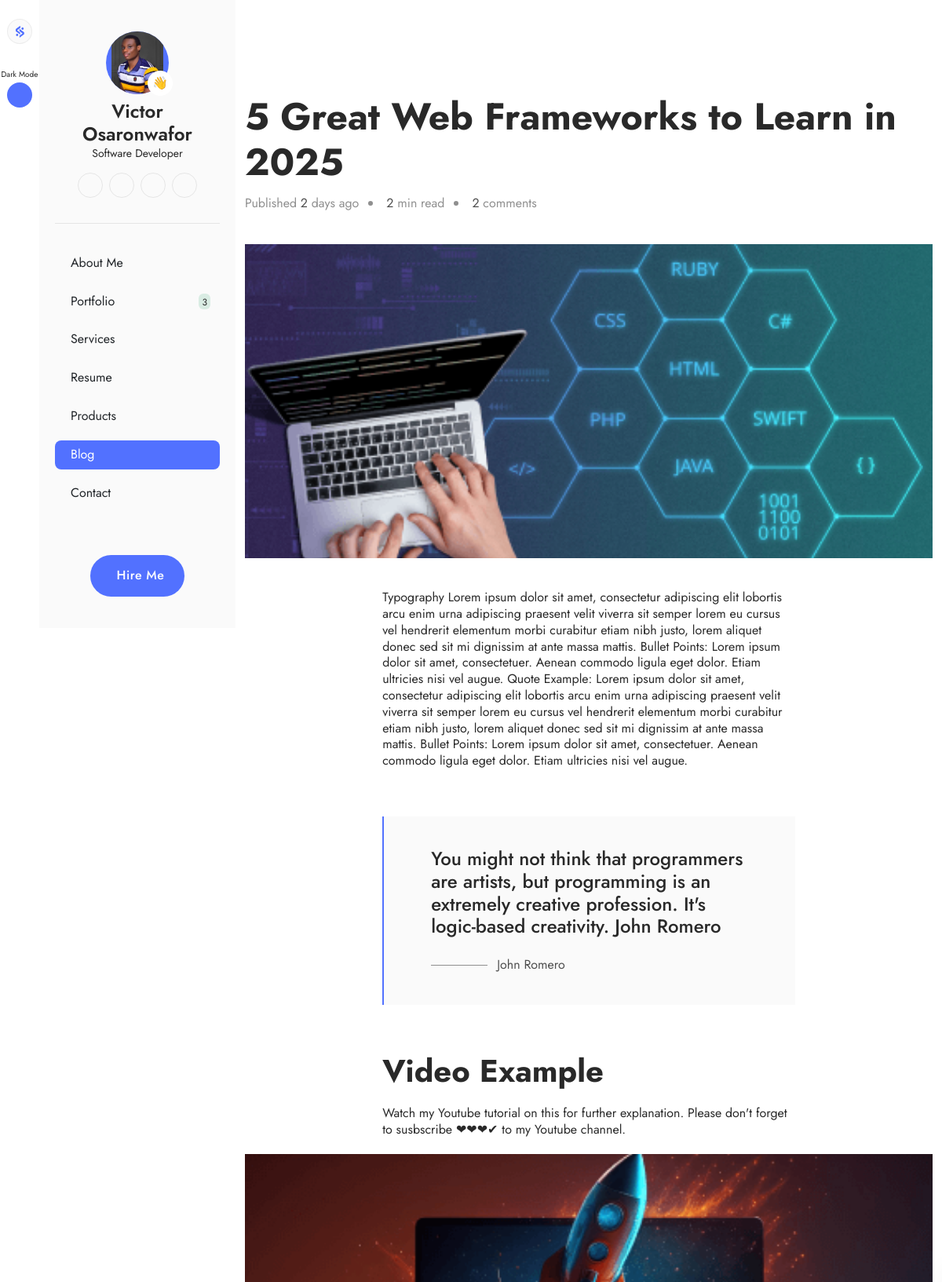
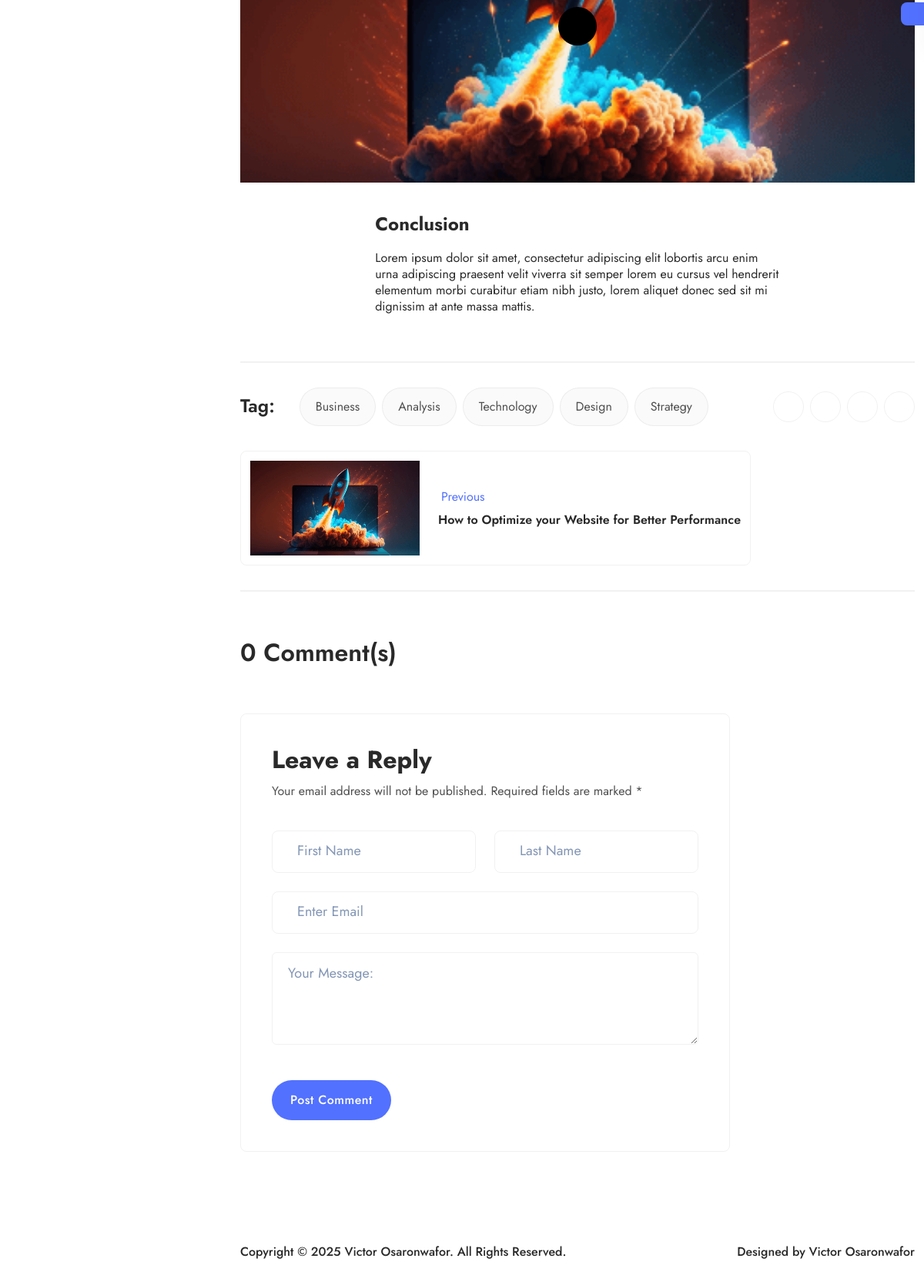
The page /blog-details.php?read=5-great-web-frameworks-to-learn-in-2025 on the database its author committed (2 pictures, top to bottom).
### tables this page shows
CREATE TABLE `about_me` (
  `id` int(11) NOT NULL,
  `name` varchar(255) NOT NULL,
  `role` varchar(255) NOT NULL,
  `intro_title` text NOT NULL,
  `intro_text` text NOT NULL,
  `years_of_experience` int(11) NOT NULL,
  `projects_completed` int(11) NOT NULL,
  `clients_worldwide` int(11) NOT NULL,
  `what_i_do` text NOT NULL,
  `pro_summary` text NOT NULL,
  `skills` text NOT NULL,
  `education` text NOT NULL,
  `awards` text NOT NULL,
  `certifications` text NOT NULL,
  `languages` text NOT NULL,
  `interest` text NOT NULL,
  `github_link` varchar(255) NOT NULL,
  `image` varchar(255) NOT NULL,
  `resume` varchar(255) NOT NULL,
  `status` tinyint(4) NOT NULL DEFAULT 0,
  `date` datetime NOT NULL DEFAULT current_timestamp()
);

CREATE TABLE `posts` (
  `id` int(11) NOT NULL,
  `title` varchar(255) NOT NULL,
  `slug` varchar(255) NOT NULL,
  `category` varchar(255) NOT NULL,
  `caption` text NOT NULL,
  `quote` text NOT NULL,
  `description` longtext NOT NULL,
  `image` varchar(255) NOT NULL,
  `meta_title` varchar(255) NOT NULL,
  `meta_keywords` text NOT NULL,
  `meta_description` text NOT NULL,
  `status` tinyint(4) NOT NULL DEFAULT 0,
  `author` varchar(255) NOT NULL,
  `date` datetime NOT NULL DEFAULT current_timestamp()
);

### blog-details.php (the view, shortened to what the rows shown need)
<?php
include_once 'components/head.php';
if (!isset($_GET['read']) || empty($_GET['read']) || ($blog->getPostBySlugStatus($_GET['read']) == [])) {
    echo "<script>window.history.back()</script>";
}
$blogPostId = $blog_post_details['id'];
$previousPost = $blog->getPreviousPost($blogPostId);
include_once 'components/side-menu.php';
?>
<section class="blog-details-section pt-120 pb-120 mt-10 mt-lg-0">
    <div class="container">
        <div class="mb-8 mb-md-15">
            <div data-aos="fade-left">
                <h3 class="n5-color fs-one">
                    <?= $blog_post_details['title'] ?? '' ?>
                </h3>
                <div class="d-flex flex-wrap align-items-center gap-2 gap-md-3 mt-3">
                    <span class="n3-color fs-eight">Published <span class="n4-color">2</span> days ago</span>
                    <ul class="d-flex align-items-center gap-3">
                    </ul>
                </div>
            </div>
            <div class="my-5 my-md-10 overflow-hidden">
                <img src="assets/images/posts/<?= $blog_post_details['image'] ?>"
                    alt="<?= $blog_post_details['title'] ?? '' ?> | Victor Osaronwafor" class="blog-details-img" />
            </div>
            <p class="details-description n5-color fs-eight">
                <?= $blog_post_details['description'] ?? '' ?>
            </p>
        </div>
        <?php if (!empty($blog_post_details['quote'])): ?>
            <div data-aos="fade-up"
                class="details-description mb-8 mb-md-15 px-4 px-sm-8 px-md-15 py-5 py-md-10 bgn2-color br-left-p1">
                <h4 class="n5-color fs-five fw-medium">
                    <?= $blog_post_details['quote'] ?? '' ?>
                </h4>
                <div class="d-flex gap-2 gap-md-3 align-items-center mt-3 mt-md-6">
                    <div class="line3"></div>
                    <span class="n4-color fs-eight">John Romero</span>
                </div>
            </div>
        <?php endif; ?>
        <div data-aos="fade-up" class="mb-8 mb-md-15 py-4 py-md-8 brn4-y">
            <div class="d-flex flex-wrap flex-md-nowrap gap-3 gap-md-6 mt-4 mt-md-8">
                <?php if ($previousPost != []): ?>
                    <a href="blog-details.php?read=<?= $previousPost['slug'] ?>"
                        class="prev-card d-flex gap-3 gap-md-6 align-items-center p-3 brn4 rounded-3">
                        <div class="overflow-hidden">
                            <img src="assets/images/posts/<?= $previousPost['image'] ?>"
                                alt="<?= $previousPost['title'] ?? '' ?> | Victor Osaronwafor" class="prev-img" />
                        </div>
                        <div>
                            <span class="d-flex gap-1 align-items-center p1-color">
                                Previous
                            </span>
                            <span
                                class="n5-color fw-semibold fs-eight mt-2 d-block"><?= $previousPost['title'] ?? '' ?></span>
                        </div>
                    </a>
                <?php endif; ?>
            </div>
        </div>
    </div>
</section>
<?php
include_once 'components/footer.php';
?>

### components/side-menu.php (shortened to what the rows shown need)
    <div class="side-menu">
      <div class="d-flex">
        <div class="side-menu-right overflow-y-auto">
          <div class="d-flex flex-column gap-6 justify-content-between py-10 px-5 bgn2-color h-100">
            <div class="">
              <div class="sidebar-profile">
                <div class="position-relative">
                  <div class="profile-img1 d-flex justify-content-center overflow-hidden">
                    <img src="assets/images/aboutMe/<?= $getAboutMe['image'] ?>" alt="<?= $getAboutMe['name'] ?? '' ?>" class="" />
                  </div>
                  <span class="thumb">👋</span>
                </div>
                <h4 class="n5-color fw-semibold fs-five mt-2 text-center">
                <?= $getAboutMe['name'] ?? '' ?>
                </h4>
                <span class="n5-color fs-nine d-block text-center"><?= $getAboutMe['role'] ?? '' ?></span>
                <div class="d-flex justify-content-center gap-2 align-items-center mt-4">
                  <a href="javascript:void(0)" class="social-icon p1-color">
                  </a>
                  <a href="javascript:void(0)" class="social-icon p1-color">
                  </a>
                  <a href="javascript:void(0)" class="social-icon p1-color">
                  </a>
                  <a href="javascript:void(0)" class="social-icon p1-color">
                  </a>
                </div>
              </div>
            </div>
          </div>
        </div>
      </div>
    </div>
<div class="main-content w-100">

### rows shown on the page
about_me: image (picture), name "Victor Osaronwafor", role "Software Developer"
posts: title "5 Great Web Frameworks to Learn in 2025", image (picture), description "Typography Lorem ipsum dolor sit amet, consectetur adipiscing elit lobortis arcu enim urna adipiscing praesent velit viverra sit semper lorem eu cursus vel hendrerit elementum morbi curabitur etiam nibh justo, lorem aliquet donec sed sit mi dignissim at ante massa mattis. Bullet Points: Lorem ipsum dolor sit amet, consectetuer. Aenean commodo ligula eget dolor. Etiam ultricies nisi vel augue. Quote Example: Lorem ipsum dolor sit amet, consectetur adipiscing elit lobortis arcu enim urna adipiscing praesent velit viverra sit semper lorem eu cursus vel hendrerit elementum morbi curabitur etiam nibh justo, lorem aliquet donec sed sit mi dignissim at ante massa mattis. Bullet Points: Lorem ipsum…", quote "You might not think that programmers are artists, but programming is an extremely creative profession. It's logic-based creativity. John Romero"
posts: image (picture), title "How to Optimize your Website for Better Performance"

### other values the page prints
$portfolio->portfolioStatusCount() "3"
$commentsCount "0"
